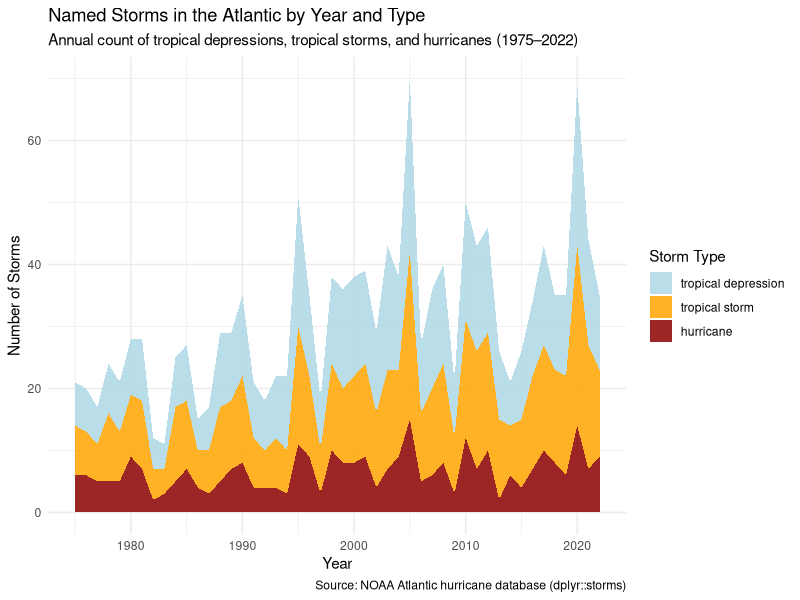
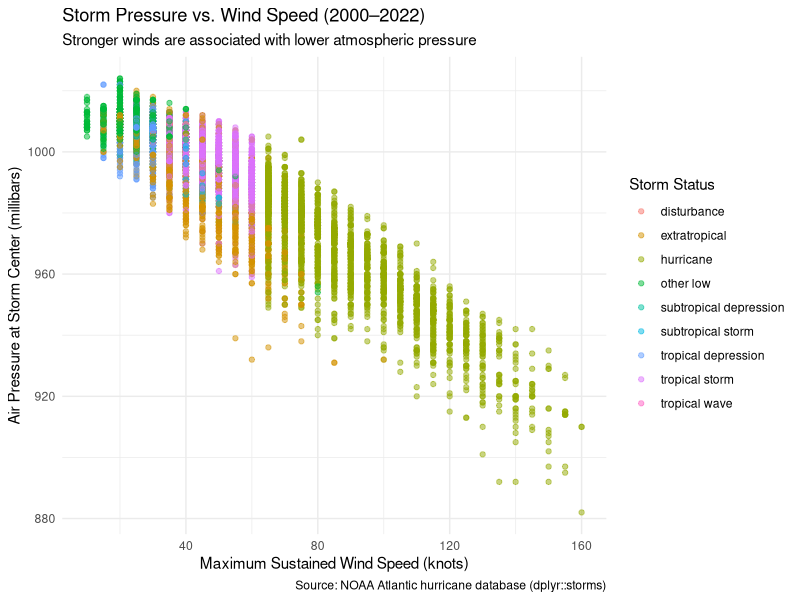

Here is the R script that generated these plots, in order:
## ---- chunk 1
#| label: setup
#| message: false

library(tidyverse)
## ---- chunk 2
#| label: storms-plot

storms |>
  filter(status %in% c("tropical depression", "tropical storm", "hurricane")) |>
  mutate(
    status = factor(
      status,
      levels = c("tropical depression", "tropical storm", "hurricane")
    )
  ) |>
  distinct(year, name, status) |>
  count(year, status) |>
  complete(year, status, fill = list(n = 0)) |>
  ggplot(aes(x = year, y = n, fill = status)) +
  geom_area(alpha = 0.85) +
  scale_fill_manual(
    values = c(
      "tropical depression" = "lightblue",
      "tropical storm" = "orange",
      "hurricane" = "darkred"
    )
  ) +
  labs(
    title = "Named Storms in the Atlantic by Year and Type",
    subtitle = "Annual count of tropical depressions, tropical storms, and hurricanes (1975–2022)",
    x = "Year",
    y = "Number of Storms",
    fill = "Storm Type",
    caption = "Source: NOAA Atlantic hurricane database (dplyr::storms)"
  ) +
  theme_minimal()
## ---- chunk 3
#| label: storms-data
#| cache: true

storms_recent <- storms |>
  filter(year >= 2000) |>
  select(year, name, status, wind, pressure)
## ---- chunk 4
#| label: wind-pressure-plot

storms_recent |>
  ggplot(aes(x = wind, y = pressure, color = status)) +
  geom_point(alpha = 0.5) +
  labs(
    title = "Storm Pressure vs. Wind Speed (2000–2022)",
    subtitle = "Stronger winds are associated with lower atmospheric pressure",
    x = "Maximum Sustained Wind Speed (knots)",
    y = "Air Pressure at Storm Center (millibars)",
    color = "Storm Status",
    caption = "Source: NOAA Atlantic hurricane database (dplyr::storms)"
  ) +
  theme_minimal()
